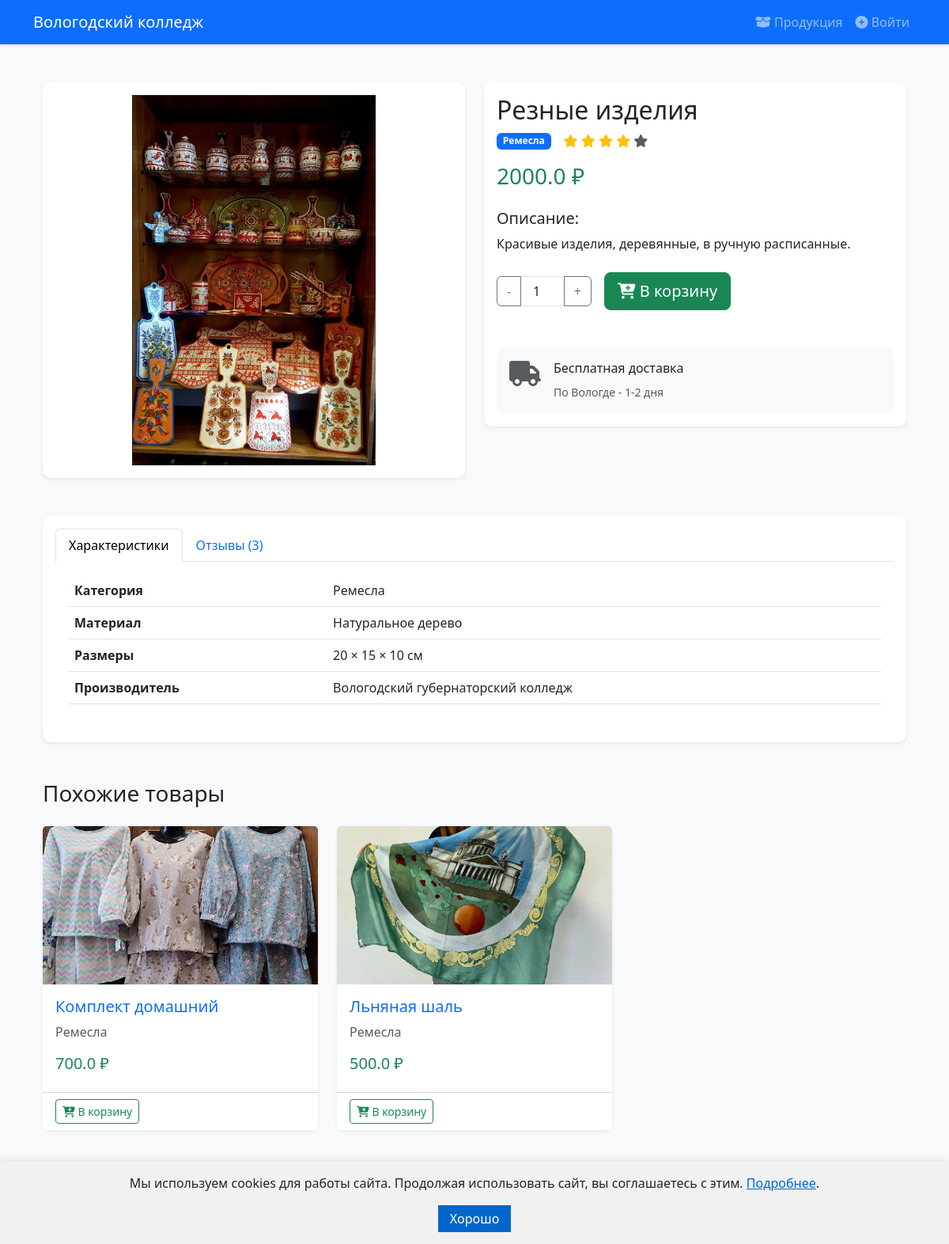
Page /product/1 on the committed database.
### main.py (models this page shows)
class Product(db.Model):
    id = db.Column(db.Integer, primary_key=True)
    name = db.Column(db.String(100), nullable=False)
    description = db.Column(db.String(300))
    price = db.Column(db.Float)
    category = db.Column(db.String(50))
    image = db.Column(db.String(100))

### main.py (the view)
@app.route('/product/<int:id>')
def product_detail(id):
    product = Product.query.get_or_404(id)
    similar_products = Product.query.filter(
        Product.category == product.category,
        Product.id != product.id
    ).limit(3).all()
    return render_template('product_detail.html',
                         product=product,
                         similar_products=similar_products)

### templates/product_detail.html (shortened to what this page needs)
{% extends "base.html" %}
{% block content %}
<div class="container my-5">
    <div class="row">
        <div class="col-md-6">
            <div class="card shadow-sm">
                {% if product.image %}
                <img src="{{ url_for('static', filename=product.image) }}"
                     class="card-img-top p-3" alt="{{ product.name }}"
                     style="max-height: 500px; object-fit: contain;">
                {% else %}
                <div class="card-img-top bg-light d-flex align-items-center justify-content-center"
                     style="height: 300px;">
                    <i class="fas fa-box-open fa-5x text-muted"></i>
                </div>
                {% endif %}
            </div>
        </div>
        <div class="col-md-6">
            <div class="card shadow-sm">
                <div class="card-body">
                    <h2 class="card-title">{{ product.name }}</h2>
                    <div class="d-flex align-items-center mb-3">
                        <span class="badge bg-primary">{{ product.category }}</span>
                        <span class="ms-3 text-warning">
                            {% for i in range(5) %}
                                <i class="fas fa-star{% if i >= 4 %} text-muted{% endif %}"></i>
                            {% endfor %}
                        </span>
                    </div>
                    <h3 class="text-success mb-4">{{ product.price }} ₽</h3>
                    <div class="mb-4">
                        <h5>Описание:</h5>
                        <p class="card-text">{{ product.description or 'Нет описания' }}</p>
                    </div>
                    <div class="d-flex align-items-center mb-4">
                        <form method="POST" action="{{ url_for('cart') }}" class="d-flex align-items-center mb-4">
                            <div class="input-group" style="width: 120px;">
                                <button type="button" class="btn btn-outline-secondary minus-btn">-</button>
                                <input type="number" name="quantity" class="form-control text-center" value="1" min="1">
                                <button type="button" class="btn btn-outline-secondary plus-btn">+</button>
                            </div>
                            <button type="submit" class="btn btn-success btn-lg ms-3">
                                <i class="fas fa-cart-plus"></i> В корзину
                            </button>
                        </form>
                    </div>
                    <div class="card bg-light p-3">
                        <div class="d-flex">
                            <i class="fas fa-truck fa-2x text-muted me-3"></i>
                            <div>
                                <h6>Бесплатная доставка</h6>
                                <small class="text-muted">По Вологде - 1-2 дня</small>
                            </div>
                        </div>
                    </div>
                </div>
            </div>
        </div>
    </div>
    <div class="row mt-5">
        <div class="col-12">
            <div class="card shadow-sm">
                <div class="card-body">
                    <ul class="nav nav-tabs" id="productTabs" role="tablist">
                        <li class="nav-item" role="presentation">
                            <button class="nav-link active" id="details-tab" data-bs-toggle="tab"
                                    data-bs-target="#details" type="button" role="tab">
                                Характеристики
                            </button>
                        </li>
                        <li class="nav-item" role="presentation">
                            <button class="nav-link" id="reviews-tab" data-bs-toggle="tab"
                                    data-bs-target="#reviews" type="button" role="tab">
                                Отзывы (3)
                            </button>
                        </li>
                    </ul>
                    <div class="tab-content p-3" id="productTabsContent">
                        <div class="tab-pane fade show active" id="details" role="tabpanel">
                            <table class="table">
                                <tbody>
                                    <tr>
                                        <th scope="row">Категория</th>
                                        <td>{{ product.category }}</td>
                                    </tr>
                                    <tr>
                                        <th scope="row">Материал</th>
                                        <td>Натуральное дерево</td>
                                    </tr>
                                    <tr>
                                        <th scope="row">Размеры</th>
                                        <td>20 × 15 × 10 см</td>
                                    </tr>
                                    <tr>
                                        <th scope="row">Производитель</th>
                                        <td>Вологодский губернаторский колледж</td>
                                    </tr>
                                </tbody>
                            </table>
                        </div>
                    </div>
                </div>
            </div>
        </div>
    </div>
    <div class="row mt-5">
        <h3 class="mb-4">Похожие товары</h3>
        {% for similar in similar_products%}
        <div class="col-md-4 mb-4">
            <div class="card h-100 shadow-sm">
                <a href="{{ url_for('product_detail', id=similar.id) }}">
                    {% if similar.image %}
                    <img src="{{ url_for('static', filename=similar.image) }}" class="card-img-top"
                         style="height: 200px; object-fit: cover;" alt="{{ similar.name }}">
                    {% else %}
                    <div class="card-img-top bg-light d-flex align-items-center justify-content-center"
                         style="height: 200px;">
                        <i class="fas fa-box-open fa-3x text-muted"></i>
                    </div>
                    {% endif %}
                </a>
                <div class="card-body">
                    <h5 class="card-title">
                        <a href="{{ url_for('product_detail', id=similar.id) }}" class="text-decoration-none">
                            {{ similar.name }}
                        </a>
                    </h5>
                    <p class="text-muted">{{ similar.category }}</p>
                    <h5 class="text-success">{{ similar.price }} ₽</h5>
                </div>
                <div class="card-footer bg-white">
                    <form method="POST" action="{{ url_for('cart') }}">
                        <button type="submit" class="btn btn-sm btn-outline-success">
                            <i class="fas fa-cart-plus"></i> В корзину
                        </button>
                    </form>
                </div>
            </div>
        </div>
        {% endfor %}
    </div>
</div>
{% endblock %}

### static/style.css (style rules this page uses)
:root { --college-blue: #0056b3; --college-gold: #ffc107; }
body { background-color: #f8f9fa; font-family: 'Segoe UI', Tahoma, Geneva, Verdana, sans-serif; }
.card { border: none; border-radius: 10px; }
.btn { transition: transform 0.2s; }
html, body { height: 100%; }
body { display: flex; flex-direction: column; }
.container { flex: 1 0 auto; }

### templates/base.html (style rules this page uses)
html { height: 100%; }
body { min-height: 100%; display: flex; flex-direction: column; }

### rows in the picture
Product: image (picture), name "Резные изделия", category "Ремесла", price "2000.0", description "Красивые изделия, деревянные, в ручную расписанные."
Product: image (picture), name "Комплект домашний", category "Ремесла", price "700.0"
Product: image (picture), name "Льняная шаль", category "Ремесла", price "500.0"
